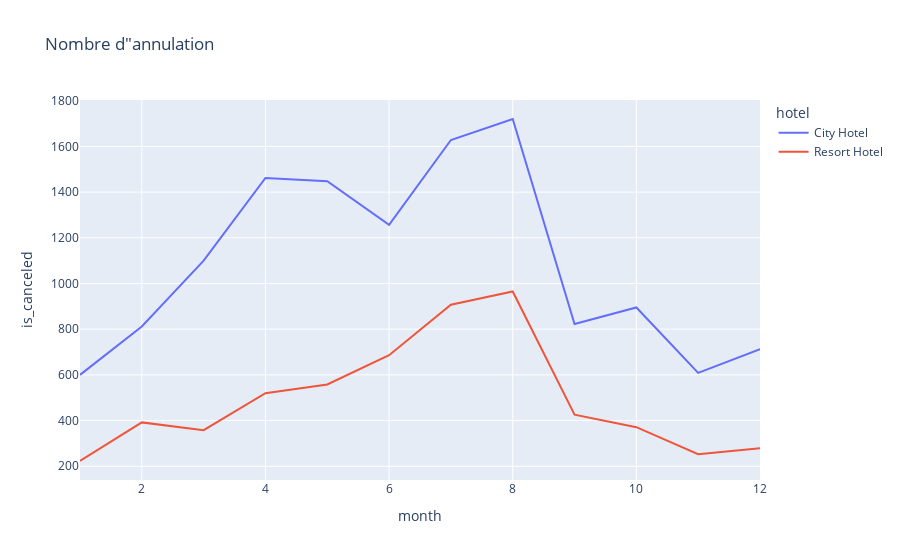

This figure's notebook cell:
### Code cell
#graphique et plot pour naalyser les données et les modalités:
#nombre d'annulations pour chaque hotel pour chaque mois
# crée le prix moyen par mois par hotel
df['month'] = df['arrival_date'].dt.strftime('%m')
df['month'] = df['month'].astype(int)
final_canceled = df.groupby(['month', 'hotel'])['is_canceled'].sum().reset_index()
final_canceled
# fais la courbe
fig = px.line(final_canceled, x = 'month', y = 'is_canceled', color = 'hotel',
            title = 'Nombre d"annulation')
fig.show()

### Figure 1 — Plotly figure (JSON) as saved in the notebook; plotly's stock layout.template omitted (floating-point values rounded to 4 significant figures)
{"data": [{"hovertemplate": "hotel=City Hotel<br>month=%{x}<br>is_canceled=%{y}<extra></extra>", "legendgroup": "City Hotel", "line": {"color": "#636efa", "dash": "solid"}, "marker": {"symbol": "circle"}, "mode": "lines", "name": "City Hotel", "orientation": "v", "showlegend": true, "type": "scatter", "x": [1, 2, 3, 4, 5, 6, 7, 8, 9, 10, 11, 12], "xaxis": "x", "y": [600, 812, 1100, 1462, 1448, 1257, 1628, 1720, 823, 895, 609, 713], "yaxis": "y"}, {"hovertemplate": "hotel=Resort Hotel<br>month=%{x}<br>is_canceled=%{y}<extra></extra>", "legendgroup": "Resort Hotel", "line": {"color": "#EF553B", "dash": "solid"}, "marker": {"symbol": "circle"}, "mode": "lines", "name": "Resort Hotel", "orientation": "v", "showlegend": true, "type": "scatter", "x": [1, 2, 3, 4, 5, 6, 7, 8, 9, 10, 11, 12], "xaxis": "x", "y": [223, 392, 358, 520, 558, 686, 907, 965, 426, 371, 253, 279], "yaxis": "y"}], "layout": {"legend": {"title": {"text": "hotel"}, "tracegroupgap": 0}, "title": {"text": "Nombre d\"annulation"}, "xaxis": {"anchor": "y", "domain": [0, 1], "title": {"text": "month"}}, "yaxis": {"anchor": "x", "domain": [0, 1], "title": {"text": "is_canceled"}}}}
